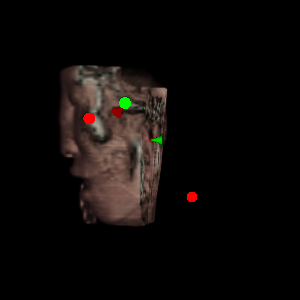

This chart was generated by the following Python code:
#!/usr/bin/env python

# Demonstrate volume picking with cropping planes, clipping planes, and cone markers at pick positions.

import os

import vtkmodules.vtkInteractionStyle  # noqa: F401
import vtkmodules.vtkRenderingOpenGL2  # noqa: F401
import vtkmodules.vtkRenderingFreeType  # noqa: F401
import vtkmodules.vtkRenderingVolumeOpenGL2  # noqa: F401

from vtkmodules.vtkCommonDataModel import (
    vtkPiecewiseFunction,
    vtkPlane,
)
from vtkmodules.vtkCommonTransforms import vtkTransform
from vtkmodules.vtkFiltersSources import vtkConeSource
from vtkmodules.vtkIOImage import vtkVolume16Reader
from vtkmodules.vtkRenderingCore import (
    vtkActor,
    vtkColorTransferFunction,
    vtkDataSetMapper,
    vtkRenderWindow,
    vtkRenderWindowInteractor,
    vtkRenderer,
    vtkVolume,
    vtkVolumeProperty,
)
from vtkmodules.vtkRenderingVolume import (
    vtkFixedPointVolumeRayCastMapper,
    vtkVolumePicker,
)

data_dir = os.environ.get("VPE_DATA_DIR", os.path.dirname(os.path.abspath(__file__)))

# Renderer and render window
renderer = vtkRenderer()

render_window = vtkRenderWindow()
render_window.AddRenderer(renderer)
render_window.SetWindowName("volume picker crop")

interactor = vtkRenderWindowInteractor()
interactor.SetRenderWindow(render_window)

# Read the volume
volume_reader = vtkVolume16Reader()
volume_reader.SetDataDimensions(64, 64)
volume_reader.SetImageRange(1, 93)
volume_reader.SetDataByteOrderToLittleEndian()
volume_reader.SetFilePrefix(os.path.join(data_dir, "headsq", "quarter"))
volume_reader.SetDataSpacing(3.2, 3.2, 1.5)

# Volume rendering with cropping
volume_mapper = vtkFixedPointVolumeRayCastMapper()
volume_mapper.SetInputConnection(volume_reader.GetOutputPort())
volume_mapper.CroppingOn()
volume_mapper.SetCroppingRegionPlanes(0.0, 141.6, 0.0, 201.6, 0.0, 138.0)

volume_color = vtkColorTransferFunction()
volume_color.AddRGBPoint(0, 0.0, 0.0, 0.0)
volume_color.AddRGBPoint(180, 0.3, 0.1, 0.2)
volume_color.AddRGBPoint(1000, 1.0, 0.7, 0.6)
volume_color.AddRGBPoint(2000, 1.0, 1.0, 0.9)

volume_scalar_opacity = vtkPiecewiseFunction()
volume_scalar_opacity.AddPoint(0, 0.0)
volume_scalar_opacity.AddPoint(180, 0.0)
volume_scalar_opacity.AddPoint(1000, 0.2)
volume_scalar_opacity.AddPoint(2000, 0.8)

volume_gradient_opacity = vtkPiecewiseFunction()
volume_gradient_opacity.AddPoint(0, 0.0)
volume_gradient_opacity.AddPoint(90, 0.5)
volume_gradient_opacity.AddPoint(100, 1.0)

volume_property = vtkVolumeProperty()
volume_property.SetColor(volume_color)
volume_property.SetScalarOpacity(volume_scalar_opacity)
volume_property.SetGradientOpacity(volume_gradient_opacity)
volume_property.SetInterpolationTypeToLinear()
volume_property.ShadeOn()
volume_property.SetAmbient(0.6)
volume_property.SetDiffuse(0.6)
volume_property.SetSpecular(0.1)

volume = vtkVolume()
volume.SetMapper(volume_mapper)
volume.SetProperty(volume_property)

# Transform and clipping plane
transform = vtkTransform()
transform.RotateWXYZ(-20, 0.0, -0.7, 0.7)
volume.SetUserTransform(transform)

center = volume.GetCenter()

volume_clip = vtkPlane()
volume_clip.SetNormal(0, 1, 0)
volume_clip.SetOrigin(center[0], center[1], center[2])
volume_mapper.AddClippingPlane(volume_clip)

renderer.AddViewProp(volume)

camera = renderer.GetActiveCamera()
camera.SetFocalPoint(center[0], center[1], center[2])
camera.SetPosition(center[0] + 500, center[1] - 100, center[2] - 100)
camera.SetViewUp(0, 0, -1)
renderer.ResetCameraClippingRange()

render_window.Render()

# Cone source for pick markers
cone_source = vtkConeSource()
cone_source.CappingOn()
cone_source.SetHeight(12)
cone_source.SetRadius(5)
cone_source.SetResolution(31)
cone_source.SetCenter(6, 0, 0)
cone_source.SetDirection(-1, 0, 0)

# Picker
picker = vtkVolumePicker()
picker.SetTolerance(1e-6)
picker.SetVolumeOpacityIsovalue(0.3)

# Pick part of the volume that is clipped away
picker.Pick(192, 103, 0, renderer)
pick_position = picker.GetPickPosition()
pick_normal = picker.GetPickNormal()

cone_actor_0 = vtkActor()
cone_actor_0.PickableOff()
cone_mapper_0 = vtkDataSetMapper()
cone_mapper_0.SetInputConnection(cone_source.GetOutputPort())
cone_actor_0.SetMapper(cone_mapper_0)
cone_actor_0.GetProperty().SetColor(1, 0, 0)
cone_actor_0.GetProperty().BackfaceCullingOn()
cone_actor_0.SetPosition(pick_position[0], pick_position[1], pick_position[2])
if pick_normal[0] < 0.0:
    cone_actor_0.RotateWXYZ(180, 0, 1, 0)
    cone_actor_0.RotateWXYZ(180, (pick_normal[0] - 1.0) * 0.5, pick_normal[1] * 0.5, pick_normal[2] * 0.5)
else:
    cone_actor_0.RotateWXYZ(180, (pick_normal[0] + 1.0) * 0.5, pick_normal[1] * 0.5, pick_normal[2] * 0.5)
renderer.AddViewProp(cone_actor_0)

# Pick through a cropping plane to some bone
picker.UseVolumeGradientOpacityOn()
picker.Pick(90, 180, 0, renderer)
pick_position = picker.GetPickPosition()
pick_normal = picker.GetPickNormal()

cone_actor_1 = vtkActor()
cone_actor_1.PickableOff()
cone_mapper_1 = vtkDataSetMapper()
cone_mapper_1.SetInputConnection(cone_source.GetOutputPort())
cone_actor_1.SetMapper(cone_mapper_1)
cone_actor_1.GetProperty().SetColor(1, 0, 0)
cone_actor_1.GetProperty().BackfaceCullingOn()
cone_actor_1.SetPosition(pick_position[0], pick_position[1], pick_position[2])
if pick_normal[0] < 0.0:
    cone_actor_1.RotateWXYZ(180, 0, 1, 0)
    cone_actor_1.RotateWXYZ(180, (pick_normal[0] - 1.0) * 0.5, pick_normal[1] * 0.5, pick_normal[2] * 0.5)
else:
    cone_actor_1.RotateWXYZ(180, (pick_normal[0] + 1.0) * 0.5, pick_normal[1] * 0.5, pick_normal[2] * 0.5)
renderer.AddViewProp(cone_actor_1)

# Pick through a cropping plane to some transparent tissue
picker.UseVolumeGradientOpacityOff()
picker.Pick(125, 195, 0, renderer)
pick_position = picker.GetPickPosition()
pick_normal = picker.GetPickNormal()

cone_actor_2 = vtkActor()
cone_actor_2.PickableOff()
cone_mapper_2 = vtkDataSetMapper()
cone_mapper_2.SetInputConnection(cone_source.GetOutputPort())
cone_actor_2.SetMapper(cone_mapper_2)
cone_actor_2.GetProperty().SetColor(1, 0, 0)
cone_actor_2.GetProperty().BackfaceCullingOn()
cone_actor_2.SetPosition(pick_position[0], pick_position[1], pick_position[2])
if pick_normal[0] < 0.0:
    cone_actor_2.RotateWXYZ(180, 0, 1, 0)
    cone_actor_2.RotateWXYZ(180, (pick_normal[0] - 1.0) * 0.5, pick_normal[1] * 0.5, pick_normal[2] * 0.5)
else:
    cone_actor_2.RotateWXYZ(180, (pick_normal[0] + 1.0) * 0.5, pick_normal[1] * 0.5, pick_normal[2] * 0.5)
renderer.AddViewProp(cone_actor_2)

# Pick through a clipping plane
picker.Pick(150, 160, 0, renderer)
pick_position = picker.GetPickPosition()
pick_normal = picker.GetPickNormal()

cone_actor_3 = vtkActor()
cone_actor_3.PickableOff()
cone_mapper_3 = vtkDataSetMapper()
cone_mapper_3.SetInputConnection(cone_source.GetOutputPort())
cone_actor_3.SetMapper(cone_mapper_3)
cone_actor_3.GetProperty().SetColor(1, 0, 0)
cone_actor_3.GetProperty().BackfaceCullingOn()
cone_actor_3.SetPosition(pick_position[0], pick_position[1], pick_position[2])
if pick_normal[0] < 0.0:
    cone_actor_3.RotateWXYZ(180, 0, 1, 0)
    cone_actor_3.RotateWXYZ(180, (pick_normal[0] - 1.0) * 0.5, pick_normal[1] * 0.5, pick_normal[2] * 0.5)
else:
    cone_actor_3.RotateWXYZ(180, (pick_normal[0] + 1.0) * 0.5, pick_normal[1] * 0.5, pick_normal[2] * 0.5)
renderer.AddViewProp(cone_actor_3)

# Pick through a cropping plane with PickCroppingPlanesOn
picker.PickCroppingPlanesOn()
picker.Pick(125, 195, 0, renderer)
pick_position = picker.GetPickPosition()
pick_normal = picker.GetPickNormal()

cone_actor_4 = vtkActor()
cone_actor_4.PickableOff()
cone_mapper_4 = vtkDataSetMapper()
cone_mapper_4.SetInputConnection(cone_source.GetOutputPort())
cone_actor_4.SetMapper(cone_mapper_4)
cone_actor_4.GetProperty().SetColor(0, 1, 0)
cone_actor_4.GetProperty().BackfaceCullingOn()
cone_actor_4.SetPosition(pick_position[0], pick_position[1], pick_position[2])
if pick_normal[0] < 0.0:
    cone_actor_4.RotateWXYZ(180, 0, 1, 0)
    cone_actor_4.RotateWXYZ(180, (pick_normal[0] - 1.0) * 0.5, pick_normal[1] * 0.5, pick_normal[2] * 0.5)
else:
    cone_actor_4.RotateWXYZ(180, (pick_normal[0] + 1.0) * 0.5, pick_normal[1] * 0.5, pick_normal[2] * 0.5)
renderer.AddViewProp(cone_actor_4)

# Pick through a clipping plane with PickCroppingPlanesOn
picker.PickCroppingPlanesOn()
picker.Pick(150, 160, 0, renderer)
pick_position = picker.GetPickPosition()
pick_normal = picker.GetPickNormal()

cone_actor_5 = vtkActor()
cone_actor_5.PickableOff()
cone_mapper_5 = vtkDataSetMapper()
cone_mapper_5.SetInputConnection(cone_source.GetOutputPort())
cone_actor_5.SetMapper(cone_mapper_5)
cone_actor_5.GetProperty().SetColor(0, 1, 0)
cone_actor_5.GetProperty().BackfaceCullingOn()
cone_actor_5.SetPosition(pick_position[0], pick_position[1], pick_position[2])
if pick_normal[0] < 0.0:
    cone_actor_5.RotateWXYZ(180, 0, 1, 0)
    cone_actor_5.RotateWXYZ(180, (pick_normal[0] - 1.0) * 0.5, pick_normal[1] * 0.5, pick_normal[2] * 0.5)
else:
    cone_actor_5.RotateWXYZ(180, (pick_normal[0] + 1.0) * 0.5, pick_normal[1] * 0.5, pick_normal[2] * 0.5)
renderer.AddViewProp(cone_actor_5)

renderer.ResetCameraClippingRange()

interactor.Initialize()
interactor.Start()
